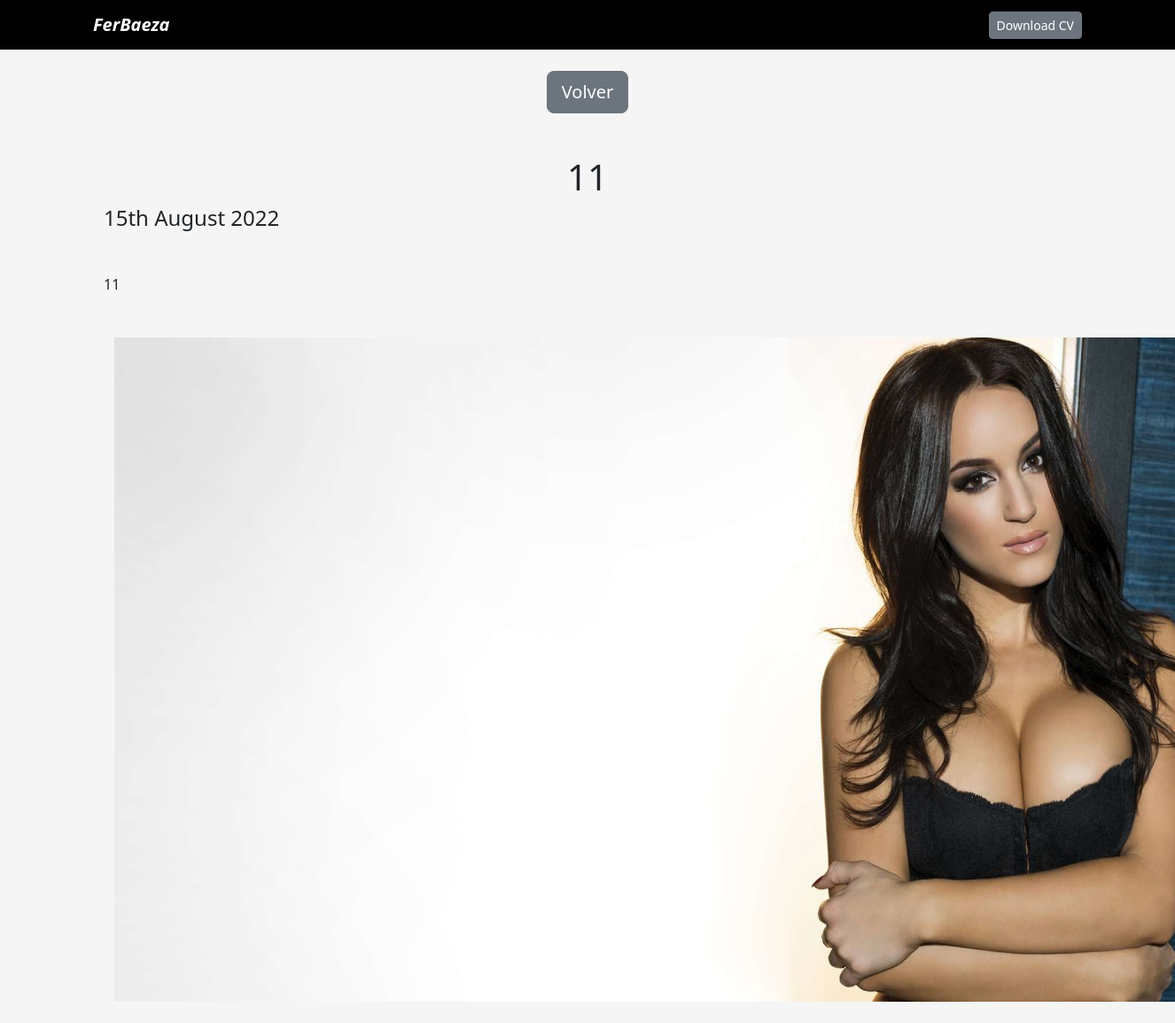
Page /blog/9 on the earlier database version.
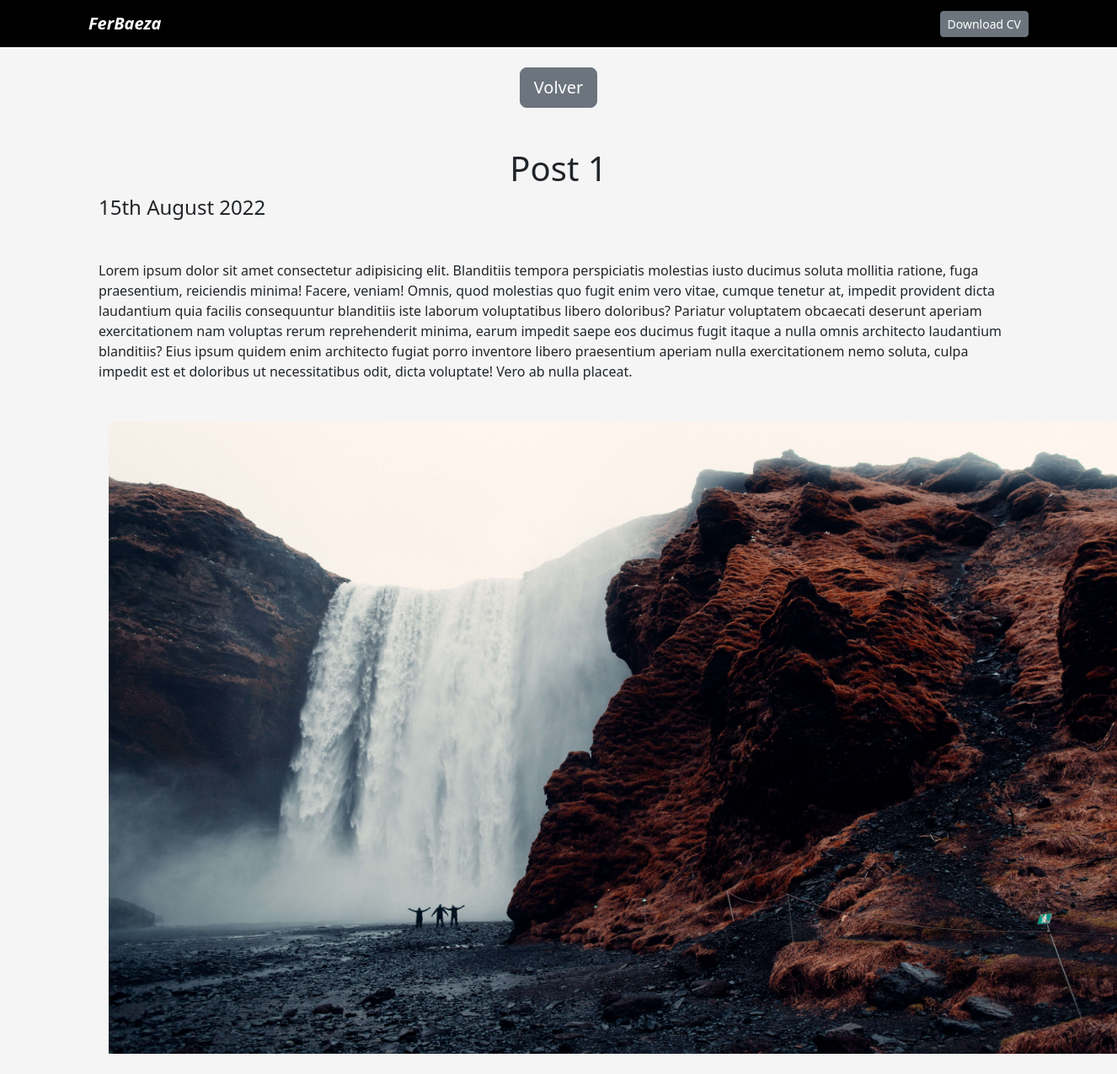
Same page on the later database version.
### blog/models.py (models this page shows, shortened)
class Post(models.Model):
    title = models.CharField(default='',max_length=100)
    body = models.TextField(default='')
    image = models.ImageField(upload_to = 'images')
    date = models.DateField(default=datetime.date.today)

### blog/views.py (the view)
# urls.py: path('<int:post_id>', views.post_detail, name='post_detail'),
def post_detail(request, post_id):
    post = get_object_or_404(Post, pk=post_id)
    return render(request, "post_detail.html", {"post": post})

### blog/templates/post_detail.html
{% extends 'layout.html' %}
{% block content %}
<div class="text-center">
    <a href="{% url 'blog:posts' %}" class="btn btn-secondary btn-lg mb-5 rounded3">Volver</a>
    <h1>{{post.title}}</h1>
</div>
<h4>{{post.date|date:'jS F Y'}}</h4>
<p class="mt-5">{{post.body|safe}}</p>
<div class="container mt-5">
    <img class="m-auto" alt="{{ post.title}}" src="{{ post.image.url }}" width="1250px" height="750px"/>
</div>
{% endblock %}

Differences in the rows shown:
changed Post: title "11" → "Post 1"; body "11" → "Lorem ipsum dolor sit amet consectetur adipisicing elit. Blanditiis tempora perspiciatis molestias iusto ducimus soluta mollitia ratione, fuga praesentium, reiciendis minima! Facere, veniam! Omnis, quod molestias quo fugit enim vero vitae, cumque tenetur at, impedit provident dicta laudantium quia facilis consequuntur blanditiis iste laborum voluptatibus libero doloribus? Pariatur voluptatem obcaecati deserunt aperiam exercitationem nam voluptas rerum reprehenderit minima, earum impedit saepe eos ducimus fugit itaque a nulla omnis architecto laudantium blanditiis? Eius ipsum quidem enim architecto fugiat porro inventore libero praesentium aperiam nulla exercitationem nemo soluta, culpa…"; image: a different picture
